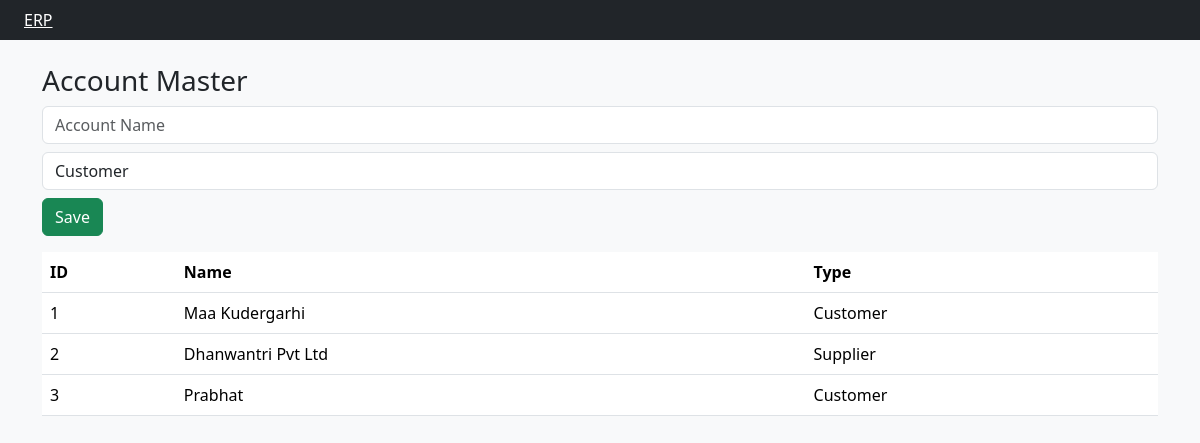
Screenshot of /accounts (signed in) with the database file from the repository.
### tables this page shows
CREATE TABLE acc_mast(
 acc_id INTEGER PRIMARY KEY AUTOINCREMENT,
 acc_name TEXT,
 acc_type TEXT
, mobile TEXT, pan TEXT, gstin TEXT, address TEXT, city TEXT, state TEXT);

### app.py (the view)
@app.route("/accounts",methods=["GET","POST"])
def accounts():
    if session.get("role") not in ["admin","manager"]:
        return redirect("/dashboard")
    con=db()
    if request.method=="POST":
        con.execute(
            "INSERT INTO acc_mast(acc_name,acc_type) VALUES (?,?)",
            (request.form["name"],request.form["type"])
        )
        con.commit()
    rows=con.execute("SELECT * FROM acc_mast").fetchall()
    return render_template("accounts.html",rows=rows)

### app.py (called while the page is built)
def db():
    return sqlite3.connect(DB)

### templates/accounts.html (shortened to what this page needs)
{% extends "base.html" %}
{% block content %}
<h3>Account Master</h3>
<form method="post">
<input name="name" class="form-control mb-2" placeholder="Account Name">
<select name="type" class="form-control mb-2">
<option>Customer</option>
</select>
<button class="btn btn-success">Save</button>
</form>
<table class="table mt-3">
<tr><th>ID</th><th>Name</th><th>Type</th></tr>
{% for r in rows %}
<tr>
<td>{{r[0]}}</td>
<td>{{r[1]}}</td>
<td>{{r[2]}}</td>
</tr>
{% endfor %}
</table>
{% endblock %}

### rows the page displays
acc_mast: acc_id "1", acc_name "Maa Kudergarhi", acc_type "Customer"
acc_mast: acc_id "2", acc_name "Dhanwantri Pvt Ltd", acc_type "Supplier"
acc_mast: acc_id "3", acc_name "Prabhat", acc_type "Customer"
